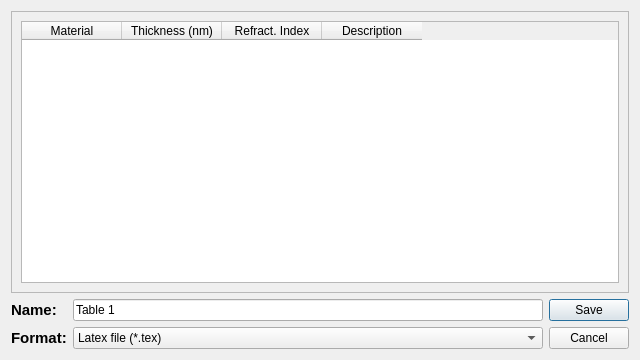
<?xml version="1.0" encoding="UTF-8"?>
<ui version="4.0">
 <class>Dialog</class>
 <widget class="QDialog" name="Dialog">
  <property name="geometry">
   <rect>
    <x>0</x>
    <y>0</y>
    <width>640</width>
    <height>360</height>
   </rect>
  </property>
  <property name="windowTitle">
   <string>Save table</string>
  </property>
  <layout class="QVBoxLayout" name="verticalLayout">
   <item>
    <widget class="QFrame" name="frame">
     <property name="sizePolicy">
      <sizepolicy hsizetype="Preferred" vsizetype="Expanding">
       <horstretch>0</horstretch>
       <verstretch>0</verstretch>
      </sizepolicy>
     </property>
     <property name="frameShape">
      <enum>QFrame::StyledPanel</enum>
     </property>
     <property name="frameShadow">
      <enum>QFrame::Raised</enum>
     </property>
     <layout class="QVBoxLayout" name="verticalLayout_2">
      <item>
       <widget class="QTableWidget" name="tableWidget_layers">
        <property name="minimumSize">
         <size>
          <width>550</width>
          <height>200</height>
         </size>
        </property>
        <property name="styleSheet">
         <string notr="true">font: 700 10pt &quot;Ubuntu&quot;;</string>
        </property>
        <property name="sizeAdjustPolicy">
         <enum>QAbstractScrollArea::AdjustToContents</enum>
        </property>
        <property name="verticalScrollMode">
         <enum>QAbstractItemView::ScrollPerPixel</enum>
        </property>
        <property name="horizontalScrollMode">
         <enum>QAbstractItemView::ScrollPerPixel</enum>
        </property>
        <property name="wordWrap">
         <bool>true</bool>
        </property>
        <column>
         <property name="text">
          <string>Material</string>
         </property>
        </column>
        <column>
         <property name="text">
          <string>Thickness (nm)</string>
         </property>
        </column>
        <column>
         <property name="text">
          <string>Refract. Index</string>
         </property>
        </column>
        <column>
         <property name="text">
          <string>Description</string>
         </property>
        </column>
       </widget>
      </item>
     </layout>
    </widget>
   </item>
   <item>
    <layout class="QHBoxLayout" name="horizontalLayout">
     <item>
      <layout class="QGridLayout" name="gridLayout_2">
       <item row="0" column="0">
        <widget class="QLabel" name="label">
         <property name="text">
          <string>&lt;html&gt;&lt;head/&gt;&lt;body&gt;&lt;p&gt;&lt;span style=&quot; font-size:11pt; font-weight:500;&quot;&gt;Name:&lt;/span&gt;&lt;/p&gt;&lt;/body&gt;&lt;/html&gt;</string>
         </property>
        </widget>
       </item>
       <item row="0" column="1">
        <widget class="QLineEdit" name="lineEdit">
         <property name="text">
          <string>Table 1</string>
         </property>
        </widget>
       </item>
       <item row="1" column="0">
        <widget class="QLabel" name="label_2">
         <property name="text">
          <string>&lt;html&gt;&lt;head/&gt;&lt;body&gt;&lt;p&gt;&lt;span style=&quot; font-size:11pt; font-weight:500;&quot;&gt;Format:&lt;/span&gt;&lt;/p&gt;&lt;/body&gt;&lt;/html&gt;</string>
         </property>
        </widget>
       </item>
       <item row="1" column="1">
        <widget class="QComboBox" name="comboBox">
         <item>
          <property name="text">
           <string>Latex file (*.tex)</string>
          </property>
         </item>
         <item>
          <property name="text">
           <string>Excel file (*.xlsx)</string>
          </property>
         </item>
         <item>
          <property name="text">
           <string>CSV file (*.csv)</string>
          </property>
         </item>
         <item>
          <property name="text">
           <string>Text file (*.txt)</string>
          </property>
         </item>
        </widget>
       </item>
      </layout>
     </item>
     <item>
      <widget class="QDialogButtonBox" name="buttonBox">
       <property name="sizePolicy">
        <sizepolicy hsizetype="Fixed" vsizetype="Fixed">
         <horstretch>0</horstretch>
         <verstretch>0</verstretch>
        </sizepolicy>
       </property>
       <property name="locale">
        <locale language="English" country="UnitedStates"/>
       </property>
       <property name="orientation">
        <enum>Qt::Vertical</enum>
       </property>
       <property name="standardButtons">
        <set>QDialogButtonBox::Cancel|QDialogButtonBox::Save</set>
       </property>
      </widget>
     </item>
    </layout>
   </item>
  </layout>
 </widget>
 <resources>
  <include location="icons_.qrc"/>
 </resources>
 <connections>
  <connection>
   <sender>buttonBox</sender>
   <signal>accepted()</signal>
   <receiver>Dialog</receiver>
   <slot>accept()</slot>
   <hints>
    <hint type="sourcelabel">
     <x>248</x>
     <y>254</y>
    </hint>
    <hint type="destinationlabel">
     <x>157</x>
     <y>274</y>
    </hint>
   </hints>
  </connection>
  <connection>
   <sender>buttonBox</sender>
   <signal>rejected()</signal>
   <receiver>Dialog</receiver>
   <slot>reject()</slot>
   <hints>
    <hint type="sourcelabel">
     <x>316</x>
     <y>260</y>
    </hint>
    <hint type="destinationlabel">
     <x>286</x>
     <y>274</y>
    </hint>
   </hints>
  </connection>
 </connections>
</ui>
